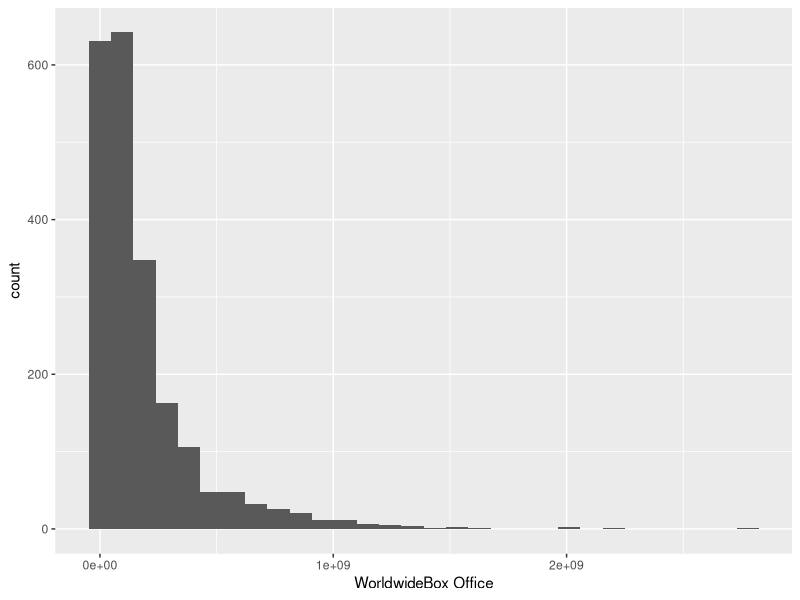

Reproduce this figure in R. (Note: this script raises an error after producing the figure.)
## ---- chunk 1
knitr::opts_chunk$set(echo = TRUE)
## ---- chunk 2
#down load the following packages
library(MASS)
library(ggplot2)
library(car)
library(lmtest)
## ---- chunk 3
#read movie data
movie=read.csv("Movie_Analysis/movie.csv",stringsAsFactors = FALSE,check.names=FALSE)
movie[,c(1,2,3,4,5,6,7,8,9,10,11,12,13,15,16,17,18)]
#change the row name
row.names(movie)=movie$X
#delete the first column
movie=movie[,-1]
#delete the unuseful and unappropriate variables
movie=movie[,c(-1,-2,-4,-5,-12,-14,-15)]
#delete the observations that has NA values
movie=na.omit(movie)
movie[,1:18]
## ---- chunk 4
#"WorldwideBox Office" is skewed. We need some transformation
ggplot(data=movie)+
  aes(x=`WorldwideBox Office`)+
  geom_histogram()
## ---- chunk 5
#used boxcox transformation
bc = boxcox(fit, plotit = T)
lambda=bc$x[which.max(bc$y)]
y=movie$`WorldwideBox Office`
movie$`WorldwideBox Office`=(y^lambda-1)/lambda
#see the histogram again
ggplot(data=movie)+
  aes(x=`WorldwideBox Office`)+
  geom_histogram()
## ---- chunk 6
#"ProductionBudget" also skewed
ggplot(data=movie)+
  aes(x=ProductionBudget)+
  geom_histogram()
## ---- chunk 7
#used log transformation
movie$ProductionBudget=log(movie$ProductionBudget)

ggplot(data=movie)+
  aes(x=ProductionBudget)+
  geom_histogram()
## ---- chunk 8
#"Running_Time" looks nice
ggplot(data=movie)+
  aes(x=Running_Time)+
  geom_histogram()
## ---- chunk 9
#Year is also skewed
ggplot(data=movie)+
  aes(x=Year)+
  geom_histogram()
## ---- chunk 10
#used the following transformation
minmax=function(x,shft=0.5){(x-min(x))/(max(x)-min(x))+shft}
movie$Year=minmax(movie$Year)^11
ggplot(data=movie)+
  aes(x=Year)+
  geom_histogram()
## ---- chunk 11
#fit the model 
fit=lm(`WorldwideBox Office`~.,data=movie)
summary(fit)
## ---- chunk 12
#check the qqplot
qqPlot(fit, main="QQ Plot", col = "blue", pch = 19, cex = 1)
## ---- chunk 13
#check the constant variance 
bptest(fit)
## ---- chunk 14
#check the outliers 
plot(1:length(cooks.distance(fit)), cooks.distance(fit))
## ---- chunk 15
#Stepwise selection 
x=step(fit, direction="both")
x$coefficients
## ---- chunk 16
x=8
6<=x&x<=10
